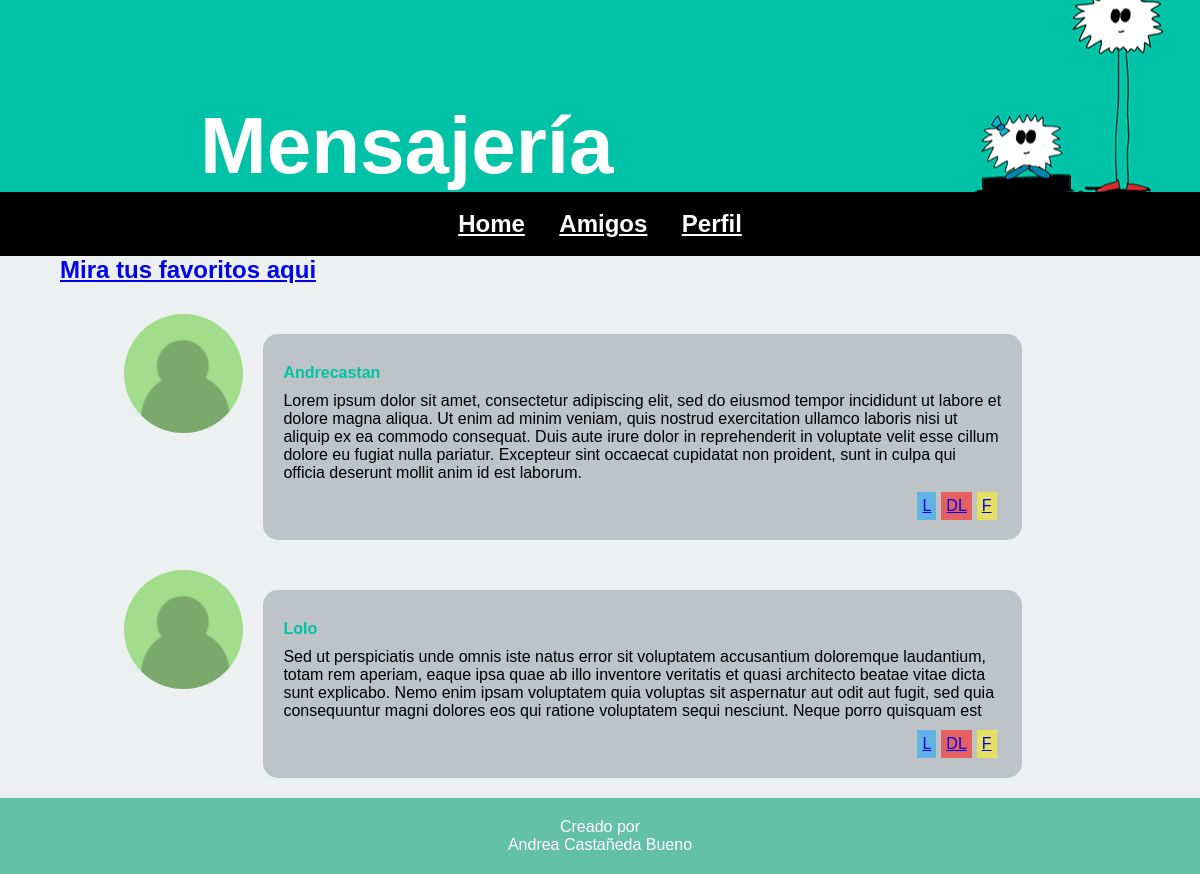
The page / on the database its author committed.
### tables this page shows
CREATE TABLE IF NOT EXISTS `usuarios` (
  `usuarioID` text NOT NULL,
  `Nombre` text NOT NULL,
  `contrasena` text NOT NULL,
  `Correo` text NOT NULL
);

CREATE TABLE IF NOT EXISTS `publicaciones` (
`postID` int(255) NOT NULL,
  `titulo` text NOT NULL,
  `contenido` text NOT NULL,
  `postUserID` text NOT NULL
);

### index.php (the view, shortened to what this page needs)
<!doctype html>
<html>
	<head>
		<link rel="stylesheet" href="css/styles.css">
	</head>
	<body>
		<header>
			<div id="nombre">
						<h1>Mensajería</h1>
					</div>
		</header>
		<div class="container">
			<div class="navegacion">
				<nav>
					<ul class="list-inline list">
							<li class="lista"><a href="#"><h2>Home</h2></a></li>
							<li class="lista"><a href="#"><h2>Amigos</h2></a></li>
							<li class="lista"><a href="#"><h2>Perfil</h2></a></li>
						</ul>
				</nav>
			</div>
			<div class="contenedor">
				<section>
					<?php
						include_once("includes/database.php");
						$usuarioActivo = $_GET["usuario"];
						$qPosts = "SELECT usuarios.Nombre, publicaciones.contenido, publicaciones.postID
								FROM mensajeria.usuarios
								JOIN mensajeria.publicaciones
								ON publicaciones.postUserID = usuarios.usuarioID";
						$rPost = mysqli_query($con, $qPosts);
						echo "<h2><a href='favoritos.php?usuario=".$usuarioActivo."'>Mira tus favoritos aqui</a></h2>";
						while ($row = mysqli_fetch_array($rPost)) {
							echo "<div class='post'>";
								echo "<div class='user'>";
									echo "<img src='img/user.png' alt='usuario'>";
								echo "</div>";
								echo "<div class='content'>";
									echo "<div class='username'>".$row["Nombre"]."</div>";
									echo "<p>".$row["contenido"]."</p>";
									echo "<div class='btn'>";
										echo "<ul class='list-inline list'>";
											echo "<li class='like'><a href='includes/addLike.php?Usuario=".$usuarioActivo."&idPost=".$row["postID"]."'>L</a></li>";
											echo "<li class='dlike'><a href='#'>DL</a></li>";
											echo "<li class='favorito'><a href='includes/addFav.php?Usuario=".$usuarioActivo."&idPost=".$row["postID"]."'>F</a></li>";
										echo "</ul>";
									echo "</div>";
								echo "</div>";
							echo "</div>";
						}
					?>
				</section>
			</div>
		</div>
	</body>
	<footer>
		<div class="fin">
			<p>Creado por</p>
			<p>Andrea Castañeda Bueno</p>
		</div>
	</footer>
</html>

### css/styles.css (style rules this page uses)
* { font-family: 'Helvetica', cursive; margin: 0; padding: 0; }
body { background: #ecf0f1; }
header { background: url("../img/dibujo.png"); background-color: #00c2a6; background-position: right; background-repeat: no-repeat; }
#nombre { padding-top: 100px; padding-left: 200px; padding-right: 0; padding-bottom: 0; color: white; font-size: 40px; }
.navegacion nav { background: rgba(0, 0, 0, 1); text-align: center; }
nav li { display: inline-block; margin: 0 15px 0 15px; }
nav a { color: white; margin: 0 15px 0 15px; }
.contenedor { margin: auto; width: 90%; }
.post { display: inline-block; text-align: center; margin-top: 30px; width: 95%; }
.user { display: inline-block; }
.content { display: inline-block; background: #bdc3c7; border-radius: 15px; margin-left: 20px; margin-top: 20px; padding: 20px; text-align: left; vertical-align: top; width: 70%; }
.username { color: #00c2a6; font-weight: bold; padding: 10px; padding-left: 0; }
.btn ul { text-align: right; margin-top: 10px; }
.btn li { display: inline-block; margin-right: 5px; text-align: right; padding: 5px; }
.like { background-color: #61b2e5; }
.dlike { background-color: #e56161; }
.favorito { background-color: #e5e061; }
.fin { background: #63c1a6; margin: auto; margin-top: 20px; padding-bottom: 20px; padding-top: 20px; }
.fin p { color: white; text-align: center; }

### rows shown on the page
usuarios: Nombre "Andrecastan", publicaciones.contenido "Lorem ipsum dolor sit amet, consectetur adipiscing elit, sed do eiusmod tempor incididunt ut labore et dolore magna aliqua. Ut enim ad minim veniam, quis nostrud exercitation ullamco laboris nisi ut aliquip ex ea commodo consequat. Duis aute irure dolor in reprehenderit in voluptate velit esse cillum dolore eu fugiat nulla pariatur. Excepteur sint occaecat cupidatat non proident, sunt in culpa qui officia deserunt mollit anim id est laborum."
usuarios: Nombre "Lolo", publicaciones.contenido "Sed ut perspiciatis unde omnis iste natus error sit voluptatem accusantium doloremque laudantium, totam rem aperiam, eaque ipsa quae ab illo inventore veritatis et quasi architecto beatae vitae dicta sunt explicabo. Nemo enim ipsam voluptatem quia voluptas sit aspernatur aut odit aut fugit, sed quia consequuntur magni dolores eos qui ratione voluptatem sequi nesciunt. Neque porro quisquam est"
